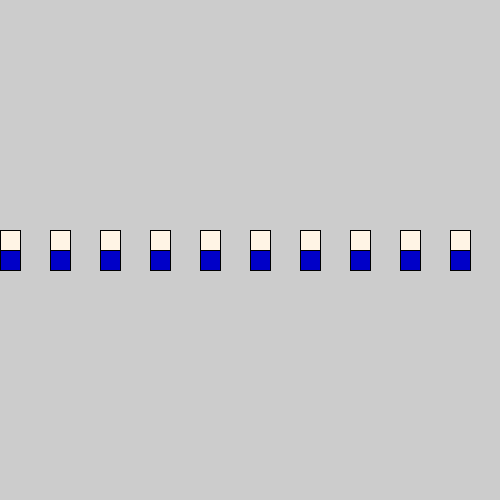
Frame 1 (no input)
Frame 60 (the mouse pressed at the canvas centre just before this capture): identical to frame 1, image omitted
Frame 120 (the mouse held since frame 60 and released just before this capture): identical to frame 1, image omitted

The Processing sketch that drew this single still picture (run headless with seeded random() and noise(); from frame 60 on, the mouse is pressed at the canvas centre):

// Processing sketch: Uge_41___2
// ── Uge_41___2.pde
float x = 0;

void setup() {
  size (500,500);
  
}

void draw() {
  man();
  x = 0;
  while (x < width) {
    man();
    x = x + 50; 
  }
  
}

void man() {
  stroke(0);
  fill(0,0,200);
  rect (x,250,20,20);
  stroke(0);
  fill(255,244,229);
  rect (x,230,20,20);

}
